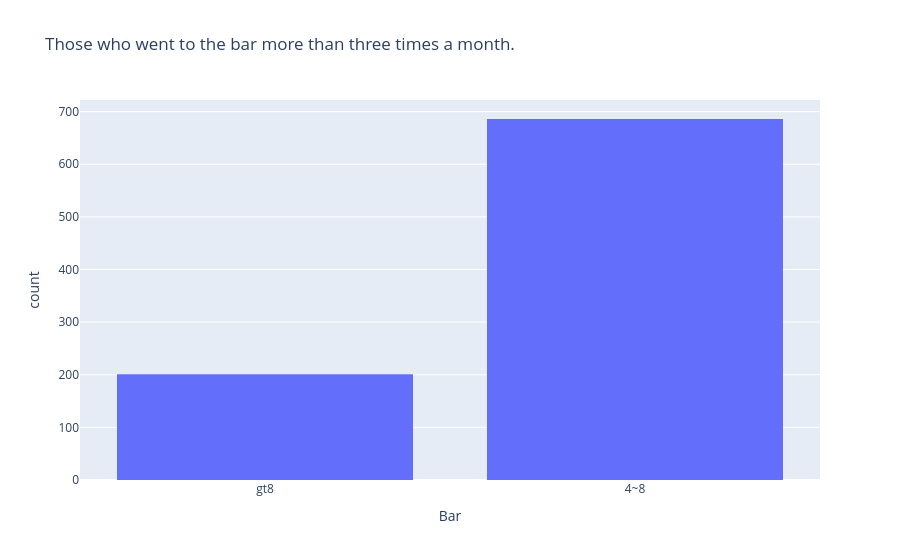

The notebook cell this image was saved under:
### Code cell
fig = px.histogram(y_bar_gt3_df, x="Bar", title="Those who went to the bar more than three times a month.")                
fig.show()

### Figure 1 — Plotly figure (JSON) as saved in the notebook; plotly's stock layout.template omitted (floating-point values rounded to 4 significant figures; data arrays with more than 128 entries replaced by an {"elided": "..."} marker saying what was removed)
{"data": [{"bingroup": "x", "hovertemplate": "Bar=%{x}<br>count=%{y}<extra></extra>", "legendgroup": "", "marker": {"color": "#636efa", "pattern": {"shape": ""}}, "name": "", "orientation": "v", "showlegend": false, "type": "histogram", "x": {"elided": "887 str values"}, "xaxis": "x", "yaxis": "y"}], "layout": {"barmode": "relative", "legend": {"tracegroupgap": 0}, "title": {"text": "Those who went to the bar more than three times a month."}, "xaxis": {"anchor": "y", "domain": [0, 1], "title": {"text": "Bar"}}, "yaxis": {"anchor": "x", "domain": [0, 1], "title": {"text": "count"}}}}
